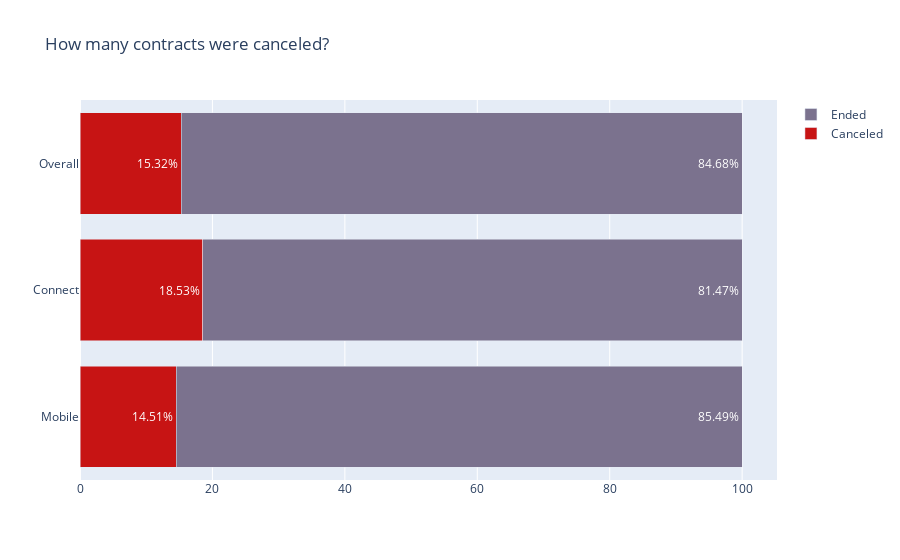

This figure's notebook cell:
### Markdown cell above
## Cancellations and delays by contract type

### Code cell
# Computing the percentage of rentals that ended or were canceled for each contract type
contract_ended = df[df['state'] == 'ended']
contract_canceled = df[df['state'] == 'canceled']
mobile_ended_pct = round(100 * len(contract_ended[contract_ended['checkin_type'] == 'mobile']) / len(df[df['checkin_type'] == 'mobile']), 2)
mobile_canceled_pct = round(100 * len(contract_canceled[contract_canceled['checkin_type'] == 'mobile']) / len(df[df['checkin_type'] == 'mobile']), 2)
connect_ended_pct = round(100 * len(contract_ended[contract_ended['checkin_type'] == 'connect']) / len(df[df['checkin_type'] == 'connect']), 2)
connect_canceled_pct = round(100 * len(contract_canceled[contract_canceled['checkin_type'] == 'connect']) / len(df[df['checkin_type'] == 'connect']), 2)
total_ended_pct = round(100 * len(contract_ended) / len(df), 2)
total_canceled_pct = round(100 * len(contract_canceled) / len(df), 2)

# Creating a new dataframe with the percentages computed above
df_pct = pd.DataFrame({
    'Contract Type': ['Mobile', 'Connect', 'Overall'],
    'Ended': [mobile_ended_pct, connect_ended_pct, total_ended_pct],
    'Canceled': [mobile_canceled_pct, connect_canceled_pct, total_canceled_pct]
})

# Creating a horizontal stacked bar chart
fig = go.Figure()
fig.add_trace(go.Bar(y=df_pct['Contract Type'], x=df_pct['Canceled'], orientation='h', name='Canceled', marker=dict(color='#c71414'), text=[f"{mobile_canceled_pct}%", f"{connect_canceled_pct}%", f"{total_canceled_pct}%"],
                     textposition='auto', textfont=dict(color='white')))
fig.add_trace(go.Bar(y=df_pct['Contract Type'], x=df_pct['Ended'], orientation='h', name='Ended', marker=dict(color='#7b728e'), text=[f"{mobile_ended_pct}%", f"{connect_ended_pct}%", f"{total_ended_pct}%"],
                     textposition='auto', textfont=dict(color='white')))
fig.update_layout(barmode='stack', title='How many contracts were canceled?', yaxis={'categoryorder':'total ascending'})

fig.show()

### Figure 1 — Plotly figure (JSON) as saved in the notebook; plotly's stock layout.template omitted (floating-point values rounded to 4 significant figures)
{"data": [{"marker": {"color": "#c71414"}, "name": "Canceled", "orientation": "h", "text": ["14.51%", "18.53%", "15.32%"], "textfont": {"color": "white"}, "textposition": "auto", "type": "bar", "x": [14.51, 18.53, 15.32], "y": ["Mobile", "Connect", "Overall"]}, {"marker": {"color": "#7b728e"}, "name": "Ended", "orientation": "h", "text": ["85.49%", "81.47%", "84.68%"], "textfont": {"color": "white"}, "textposition": "auto", "type": "bar", "x": [85.49, 81.47, 84.68], "y": ["Mobile", "Connect", "Overall"]}], "layout": {"barmode": "stack", "title": {"text": "How many contracts were canceled?"}, "yaxis": {"categoryorder": "total ascending"}}}
